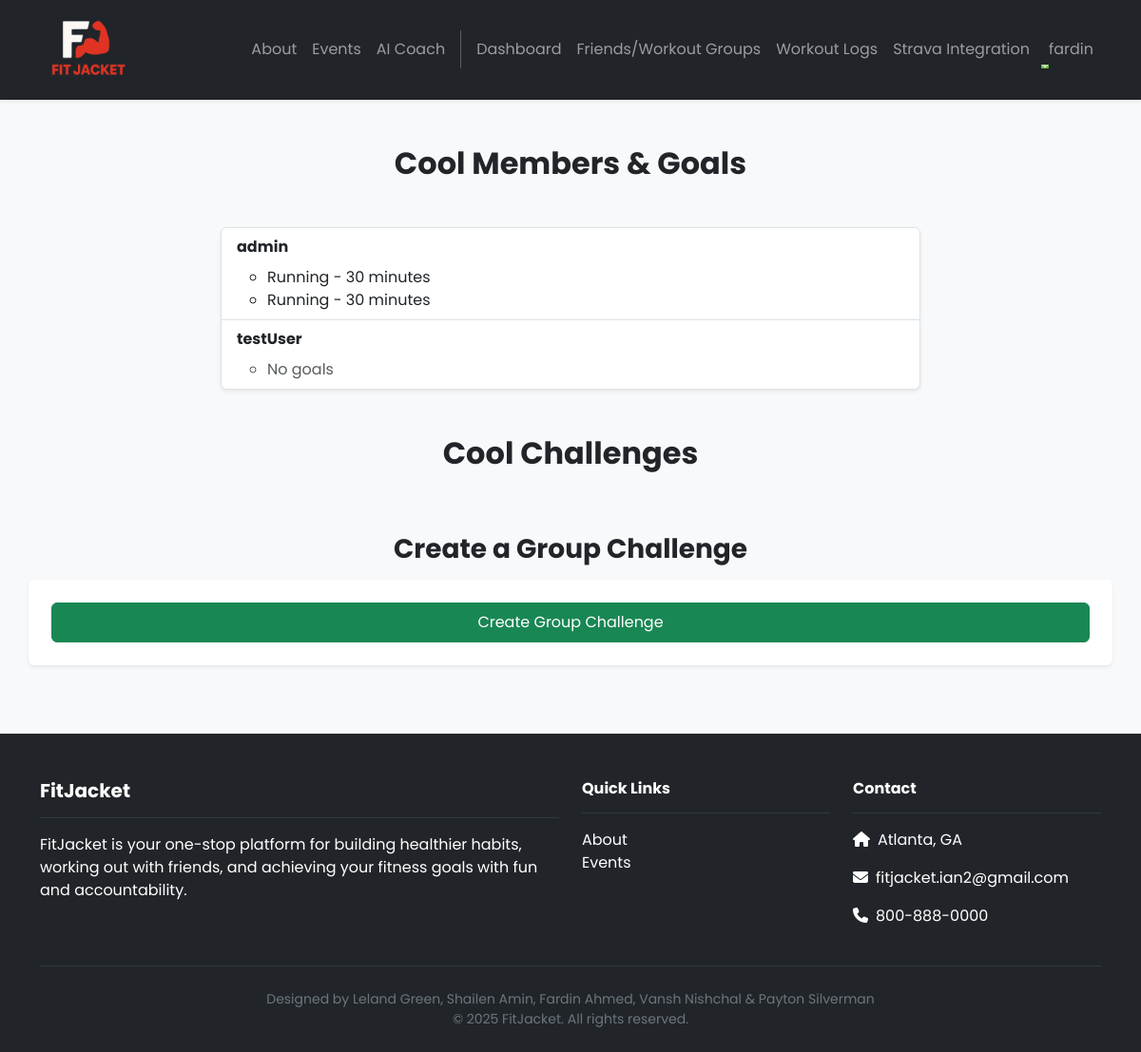
Before: /friends/groups/15/ (signed in) with the older database file.
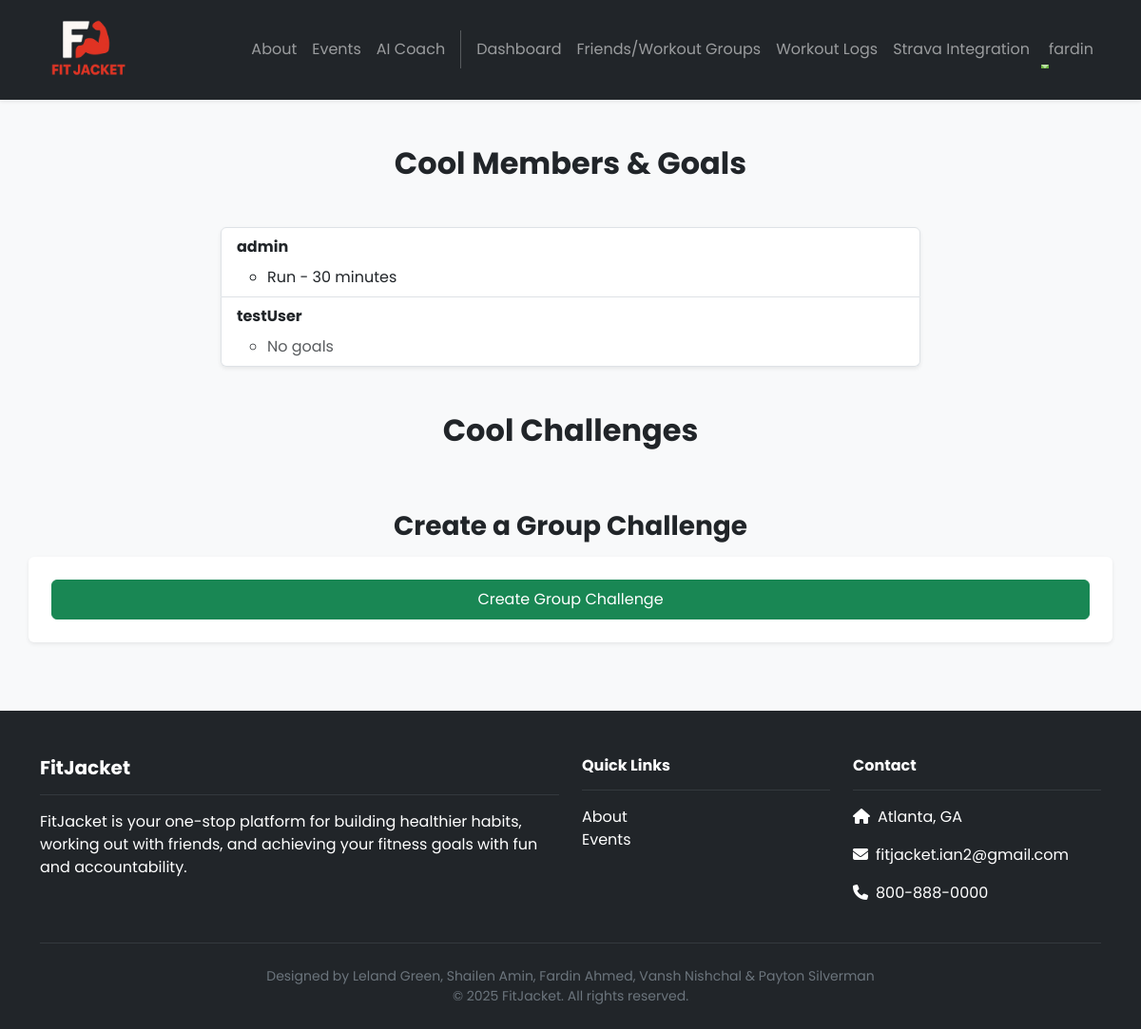
After: the same page with the newer database file.
### dashboard/models.py (models this page shows, shortened)
class Goal(models.Model):
    text = models.CharField(max_length=255)
    created_at = models.DateTimeField(auto_now_add=True)
    start_date = models.DateTimeField(null=True, blank=True, default=timezone.now)
    end_date = models.DateTimeField(null=True, blank=True, default=timezone.now)
    user = models.ForeignKey(User, on_delete=models.CASCADE, null=True)
    completed = models.BooleanField(default=False)
    abandoned = models.BooleanField(default=False)
    favorite = models.BooleanField(default=False)
    total_duration_seconds = models.IntegerField(default=0)
    calories_burnt_per_second = models.FloatField(default=0.0)
    progress = models.FloatField(default=0.0)

### friends/views.py (the view)
# urls.py: path('groups/<int:group_id>/', views.group_detail, name='groupDetail'),
@login_required
def group_detail(request, group_id):
    group = get_object_or_404(WorkoutGroup, id=group_id)
    members = GroupMember.objects.filter(group=group).select_related('user')
    goals_by_user = []
    for member in members:
        user_goals = Goal.objects.filter(user=member.user)
        goals_by_user.append((member.user, user_goals))
    challenges = Challenge.objects.filter(group=group).order_by('challenge_end_date')
    return render(request, 'friends/group.html', {
        'group': group,
        'goals_by_user': goals_by_user,
        'challenges': challenges,
    })

### accounts/context_processors.py (called while the page is built)
def admin_group(request):
    if request.user.is_authenticated:
        is_admin = request.user.groups.filter(name='admin').exists()
    else:
        is_admin = False
    return {'is_admin': is_admin}

### friends/context_processors.py (called while the page is built)
def user_groups(request):
    if request.user.is_authenticated:
        groups = WorkoutGroup.objects.filter(groupmember__user=request.user)
    else:
        groups = []
    return {'user_groups': groups}

### friends/templates/friends/group.html (shortened to what this page needs)
{% extends 'base.html' %}
{% block content %}
<section class="py-5">
  <div class="container">
    <h2 class="fw-bold text-center mb-5">{{ group.name }} Members & Goals</h2>
    <div class="row justify-content-center">
      <div class="col-lg-8">
        <ul class="list-group shadow-sm">
          {% for user, goals in goals_by_user %}
            <li class="list-group-item">
              <strong>{{ user.username }}</strong>
              <ul class="mt-2">
                {% for goal in goals %}
                  <li>{{ goal.text }}</li>
                {% empty %}
                  <li class="text-muted">No goals</li>
                {% endfor %}
              </ul>
            </li>
          {% endfor %}
        </ul>
      </div>
      <h2 class="fw-bold mb-3 mt-5 text-center">{{ group.name }} Challenges</h2>
      <h3 class="fw-bold mb-3 mt-5 text-center">Create a Group Challenge</h3>
        <form method="post" action="{% url 'friends:groupChallenge' group.id %}" class="card p-4 shadow-sm mb-4">
          <button type="submit" class="btn btn-success w-100">Create Group Challenge</button>
        </form>
    </div>
  </div>
</section>
{% endblock %}

Changed rows visible on the page:
removed Goal: text "Running - 30 minutes"
removed Goal: text "Running - 30 minutes"
added Goal: text "Run - 30 minutes"
